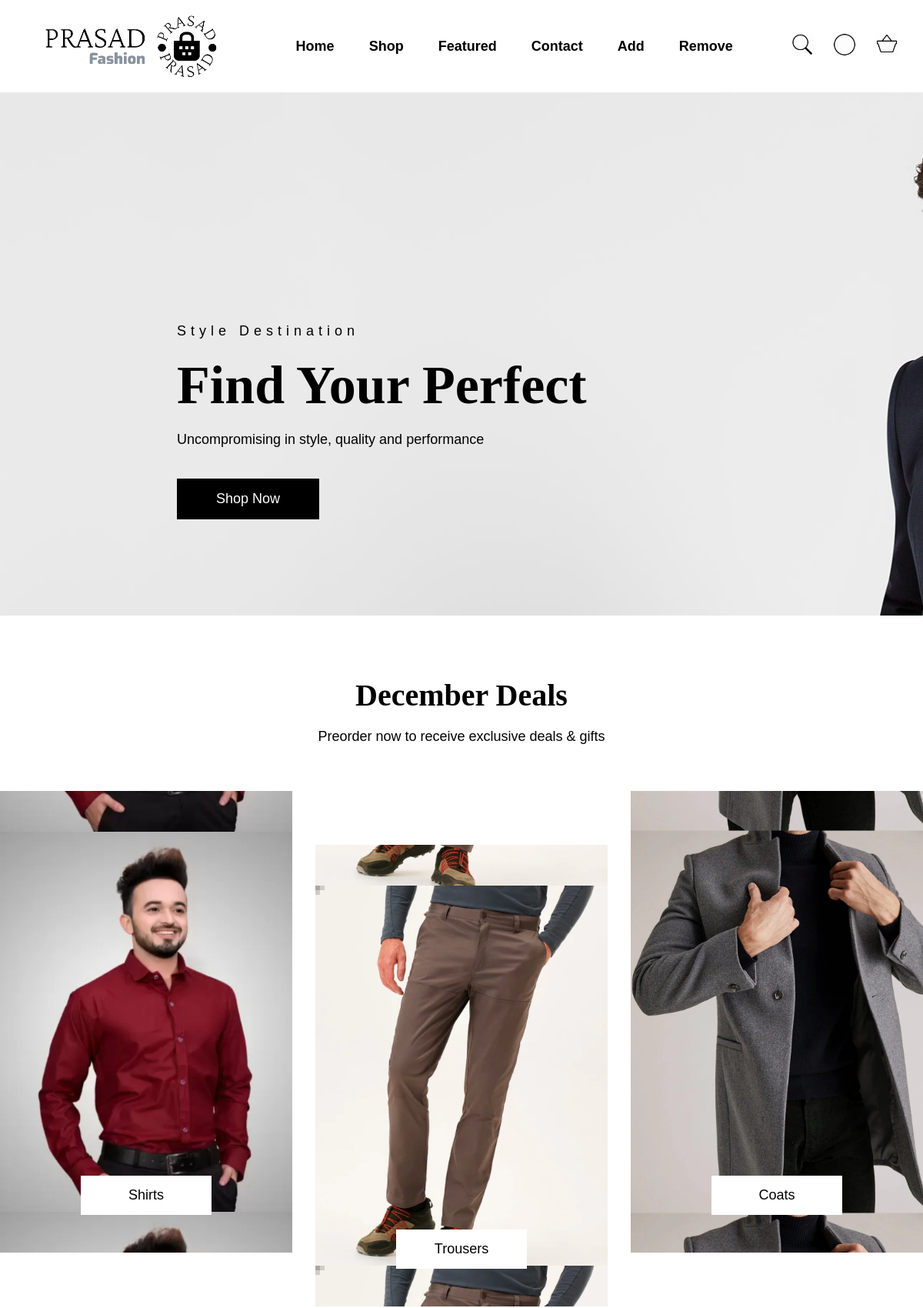
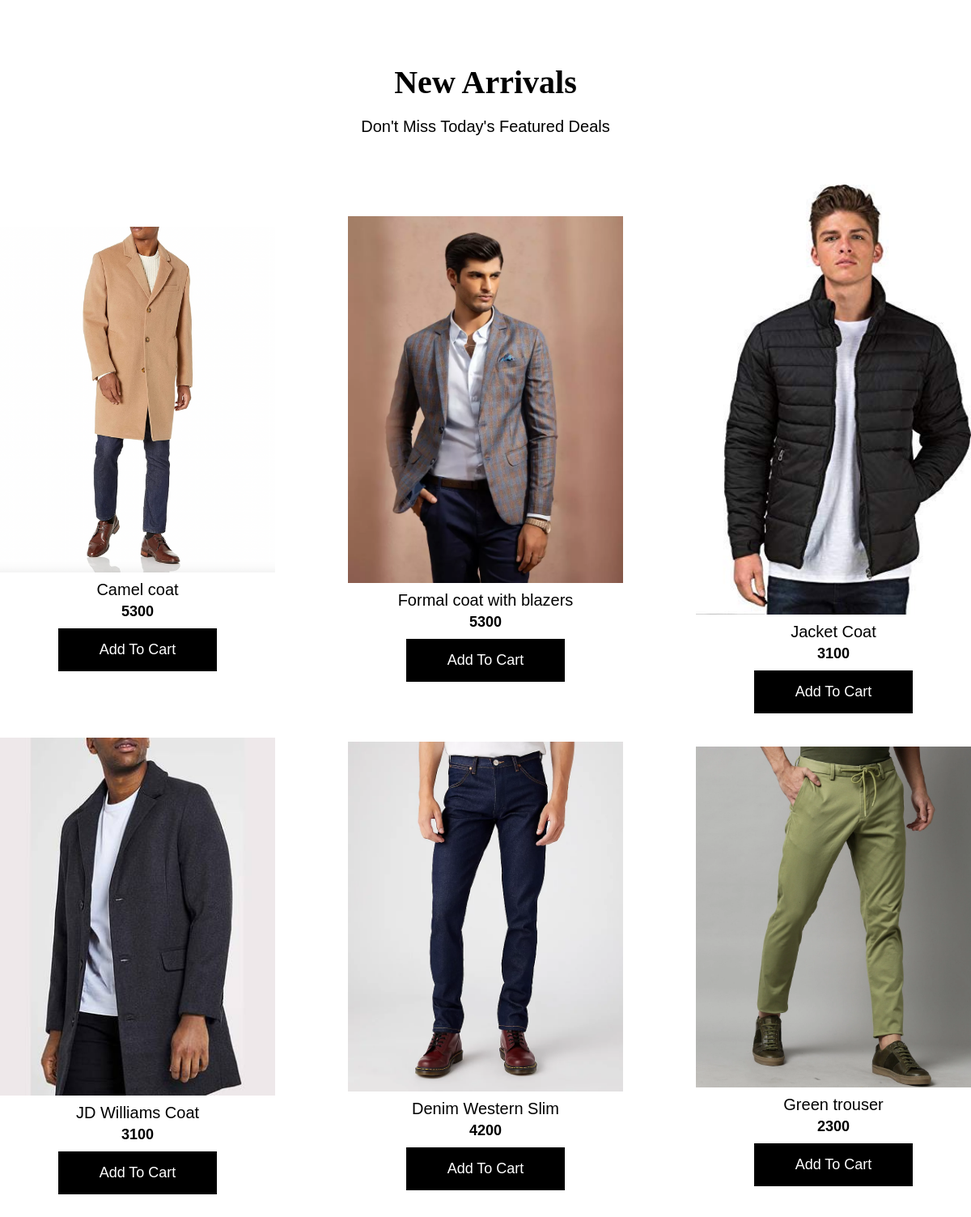
The page / (upper part) on the database its author committed (2 pictures, top to bottom).
### tables this page shows
CREATE TABLE `items` (
  `itemId` int(11) NOT NULL,
  `itemName` text NOT NULL,
  `itemDescription` text NOT NULL,
  `itemImage` text NOT NULL,
  `itemPrice` int(11) NOT NULL,
  `itemCategory` text NOT NULL,
  `itemAddedDate` timestamp NOT NULL DEFAULT current_timestamp()
);

### logic.php (called while the page is built, shortened)
<?php
    $conn = mysqli_connect("localhost", "root", "", "prasadFashion");
    $newArrivales = "SELECT * FROM items ORDER BY itemAddedDate DESC LIMIT 8";
    $newArrivalesQuery = mysqli_query($conn, $newArrivales);
?>

### index.php (the view, shortened to what this page needs)
<?php include "header.php";?>
<section id="home">
    <div>
        <p>Style Destination</p>
        <h1>Find Your Perfect</h1>
        <p>Uncompromising in style, quality and performance</p>
        <a href="shop.php"><button>Shop Now</button></a>
    </div>
</section>
<section id="deals">
    <div>
        <h2>December Deals</h2>
        <p>Preorder now to receive exclusive deals & gifts</p>
    </div>
    <div>
        <a href="shirts.php">
            <p>Shirts</p>
        </a>
        <a href="trousers.php">
            <p>Trousers</p>
        </a>
        <a href="coats.php">
            <p>Coats</p>
        </a>
    </div>
</section>
<section class="items">
    <div>
        <h2>New Arrivals</h2>
        <p>Don't Miss Today's Featured Deals</p>
    </div>
    <div>
        <?php foreach($newArrivalesQuery as $q){?>
            <a href="item.php?item=<?php echo $q['itemId'];?>">
                <img src="./items/<?php echo $q['itemImage'];?>" alt="<?php echo $q['itemName'];?>">
                <p><?php echo $q['itemName'];?></p>
                <p><b><?php echo $q['itemPrice'];?></b></p>
                <form method="post">
                    <button type="submit" name="addToCart">Add To Cart</button>
                </form>
            </a>
        <?php }?>
    </div>
</section>
<?php include "footer.php";?>

### assets/css/style.css (style rules this page uses)
* { margin: 0px; padding: 0px; }
* { font-family: Arial, Helvetica, sans-serif; color: black; font-size: 18px; }
a { text-decoration: none; }
h1,h2,h3 { font-family: Georgia, 'Times New Roman', Times, serif; font-weight: bold; }
h1 { font-size: 70px; }
h2 { font-size: 40px; }
button { background-color: #000000; border: 1px solid black; padding: 15px 50px; transition: 0.5s; color: white; }
#home { background-image: url("../img/banner.jpg"); height: calc(100vh - 120px); }
#home div { position: relative; top: 300px; left: 230px; width: 800px; }
#home div p:nth-of-type(1) { letter-spacing: 6px; margin-bottom: 20px; }
#home div p:nth-of-type(2) { margin: 20px 0px 40px; }
#deals { max-width: 1450px; margin: 80px auto 0px; text-align: center; }
#deals a { display: inline-block; background-position: center; background-size: contain; height: 600px; width: 100%; background-size: 100%; transition: 0.5s; }
#deals a:nth-of-type(1) { background-image: url("../img/shirts.webp"); }
#deals a:nth-of-type(2) { background-image: url("../img/trousers.webp"); }
#deals a:nth-of-type(3) { background-image: url("../img/coats.webp"); }
#deals h2 { margin-bottom: 20px; }
#deals div:nth-of-type(2) { display: flex; justify-content: space-between; margin-top: 60px; gap: 30px; overflow: hidden; }
#deals div a:nth-of-type(2) { margin-top: 70px; }
#deals div a p { transform: translateY(-100px); padding: 15px 0px; width: 170px; background-color: white; transition: 0.5s; margin: 600px auto 0px; }
.items { max-width: 1450px; margin: 80px auto 0px; text-align: center; }
.items div:nth-of-type(2) { display: flex; justify-content: space-between; align-items: center; margin-top: 60px; gap: 30px; flex-wrap: wrap; }
.items p:nth-of-type(1) { font-size: 20px; margin: 5px; }
.items h2 { margin-bottom: 20px; }
.items button { margin-top: 10px; }
.items img { width: 340px; }

### rows shown on the page
items: itemImage (picture), itemName "Camel coat", itemPrice "5300"
items: itemImage (picture), itemName "Formal coat with blazers", itemPrice "5300"
items: itemImage (picture), itemName "Jacket Coat", itemPrice "3100"
items: itemImage (picture), itemName "JD Williams Coat", itemPrice "3100"
items: itemImage (picture), itemName "Denim Western Slim", itemPrice "4200"
items: itemImage (picture), itemName "Green trouser", itemPrice "2300"
